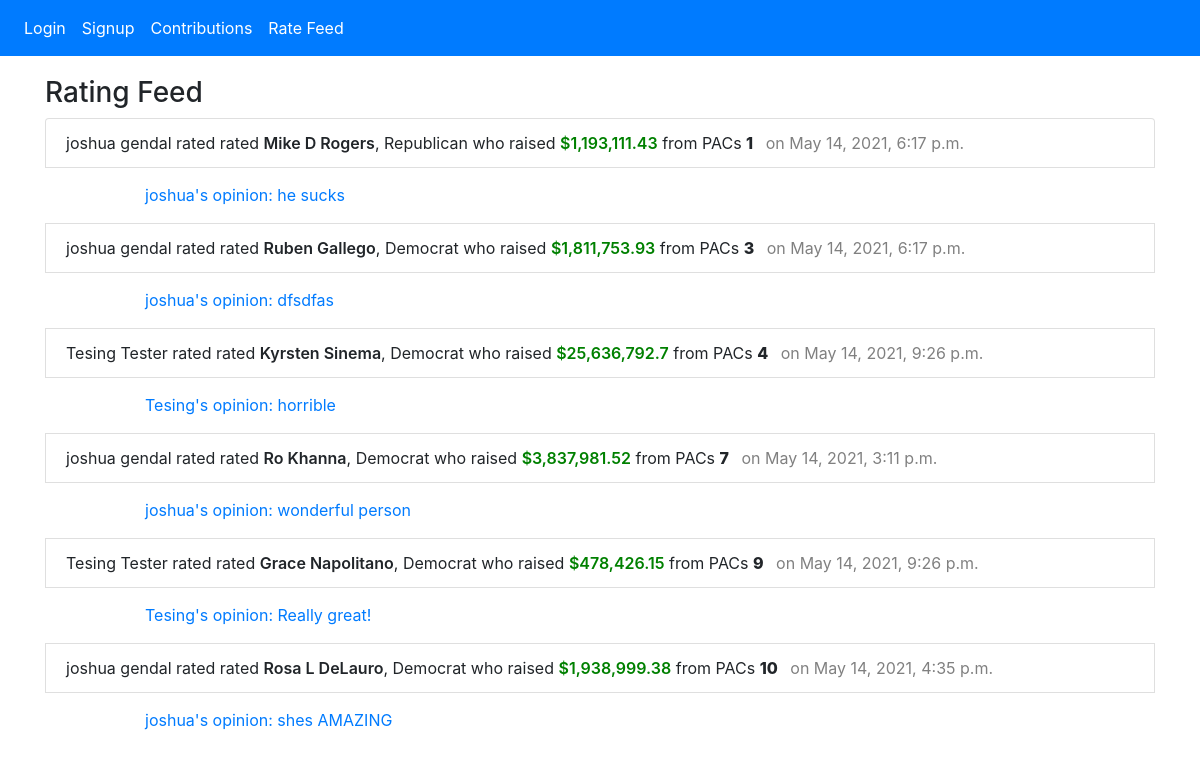
The app's page /rate-feed, older data.
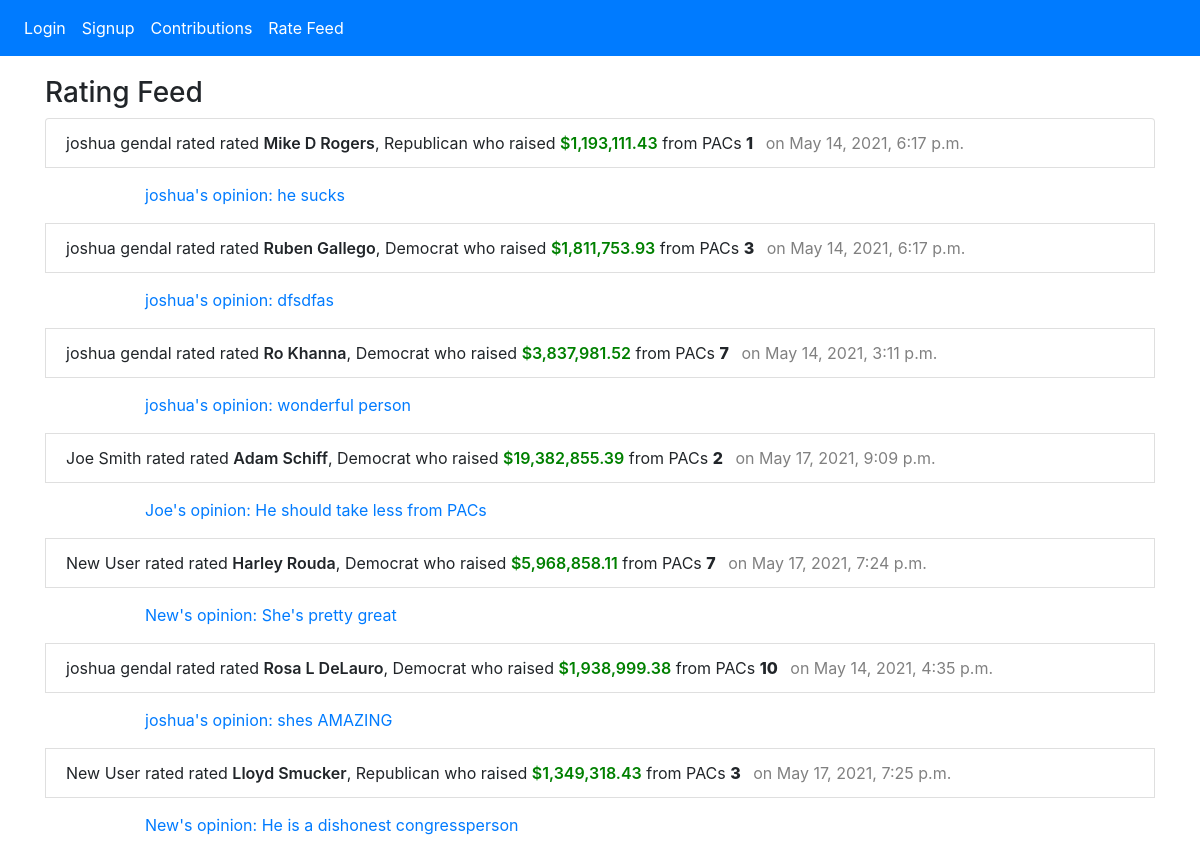
The same page, newer data.
### congress_app/models.py (models this page shows, shortened)
class Rating(models.Model):
  rating = models.IntegerField()
  user = models.ForeignKey(User, related_name="ratings", on_delete=models.CASCADE)
  member = models.OneToOneField(MemberOfCongress, on_delete=models.CASCADE, primary_key=True)
  created_at = DateTimeField(auto_now_add=True, null=True)
  updated_at = DateTimeField(auto_now=True, null=True)
  objects = RatingManager()

class User(models.Model):
  first_name = models.CharField(max_length=45)
  last_name = models.CharField(max_length=45)
  email = models.EmailField(unique=True)
  password = models.CharField(max_length=255)
  created_at = DateTimeField(auto_now_add=True, null=True)
  updated_at = DateTimeField(auto_now=True, null=True)
  objects = UserManager()

class MemberOfCongress(models.Model):
  first_name = models.CharField(max_length=45)
  last_name = models.CharField(max_length=45)
  cid = models.CharField(max_length=50)
  state = models.CharField(max_length=10)
  party = models.CharField(max_length=10)
  chamber = models.CharField(max_length=5)
  first_elected = models.IntegerField()
  total_contributions = models.FloatField()

class Opinion(models.Model):
  text = models.TextField()
  user = models.ForeignKey(User, related_name="opinions", on_delete=models.CASCADE)
  member = models.OneToOneField(MemberOfCongress, on_delete=models.CASCADE, primary_key=True)
  created_at = DateTimeField(auto_now_add=True, null=True)
  updated_at = DateTimeField(auto_now=True, null=True)

### congress_app/views.py (the view)
# urls.py: path('rate-feed', views.rate_feed),
def rate_feed(request):
  all_ratings = Rating.objects.all()
  all_opinions = Opinion.objects.all()
  context = {
    'all_ratings': all_ratings,
    'all_opinions': all_opinions
  }
  return render(request, 'rate_feed.html', context)

### congress_app/templates/rate_feed.html (shortened to what this page needs)
<!DOCTYPE html>
<html lang="en">
  {% include "partials/header.html" %}
  </head>
  <body>
    {% include "partials/navbar.html" %}
    <div class="container">
      <div class="row">
        <div class="col-12">
          <h3>Rating Feed</h3>
          <ul class="list-group lg-margin-top ">
            {% for rating in all_ratings %}
              <li class="list-group-item">
                {% if 'user_id' in request.session %}
                  {% if request.session.user_id == rating.user.id %}
                    You
                  {% else %}
                    {{ rating.user.first_name }} {{ rating.user.last_name }}
                  {% endif %}
                {% else %}
                  {{ rating.user.first_name }} {{ rating.user.last_name }} rated
                {% endif %}
                rated <span class="member-text">{{ rating.member.first_name }} {{ rating.member.last_name }}</span>,
                {{ rating.member.party }}
                {% load humanize %}
                who raised <span class="green">${{ rating.member.total_contributions|intcomma }}</span>
                from PACs <span class="rating-text">{{ rating.rating }}</span>
                <span class="updated-time-text">on {{ rating.updated_at }}</span>
              </li>
              {% for opinion in all_opinions %}
                {% if rating.member.cid == opinion.member.cid %}
                  {% if 'user_id' in request.session %}
                    {% if opinion.user.id == request.session.user_id %}
                      <p class="opinion-text">Your opinion: {{ opinion.text }}</p>
                    {% else %}
                      <p class="opinion-text">{{ rating.user.first_name }}'s opinion: {{ opinion.text }}</p>
                    {% endif %}
                  {% else %}
                  <p class="opinion-text">{{ rating.user.first_name }}'s opinion: {{ opinion.text }}</p>
                  {% endif %}
                {% endif %}
              {% endfor %}
            {% endfor %}
          </ul>
        </div>
      </div>
    </div>
  </body>

Row changes from the older to the newer data that the page shows:
removed Rating: user.first_name "Tesing", user.last_name "Tester", member.first_name "Kyrsten", member.last_name "Sinema", member.party "Democrat", member.total_contributions "25,636,792.7", rating "4", updated_at "May 14, 2021, 9:26 p.m."
removed Opinion: text "horrible", shown under "Tesing"
removed Rating: user.first_name "Tesing", user.last_name "Tester", member.first_name "Grace", member.last_name "Napolitano", member.party "Democrat", member.total_contributions "478,426.15", rating "9", updated_at "May 14, 2021, 9:26 p.m."
no longer on this page (row unchanged): Opinion: text "Really great!", shown under "Tesing"
added Rating: user.first_name "Joe", user.last_name "Smith", member.first_name "Adam", member.last_name "Schiff", member.party "Democrat", member.total_contributions "19,382,855.39", rating "2", updated_at "May 17, 2021, 9:09 p.m."
added Opinion: text "He should take less from PACs", shown under "Joe"
added Rating: user.first_name "New", user.last_name "User", member.first_name "Harley", member.last_name "Rouda", member.party "Democrat", member.total_contributions "5,968,858.11", rating "7", updated_at "May 17, 2021, 7:24 p.m."
added Opinion: text "She's pretty great", shown under "New"
added Rating: user.first_name "New", user.last_name "User", member.first_name "Lloyd", member.last_name "Smucker", member.party "Republican", member.total_contributions "1,349,318.43", rating "3", updated_at "May 17, 2021, 7:25 p.m."
added Opinion: text "He is a dishonest congressperson", shown under "New"
